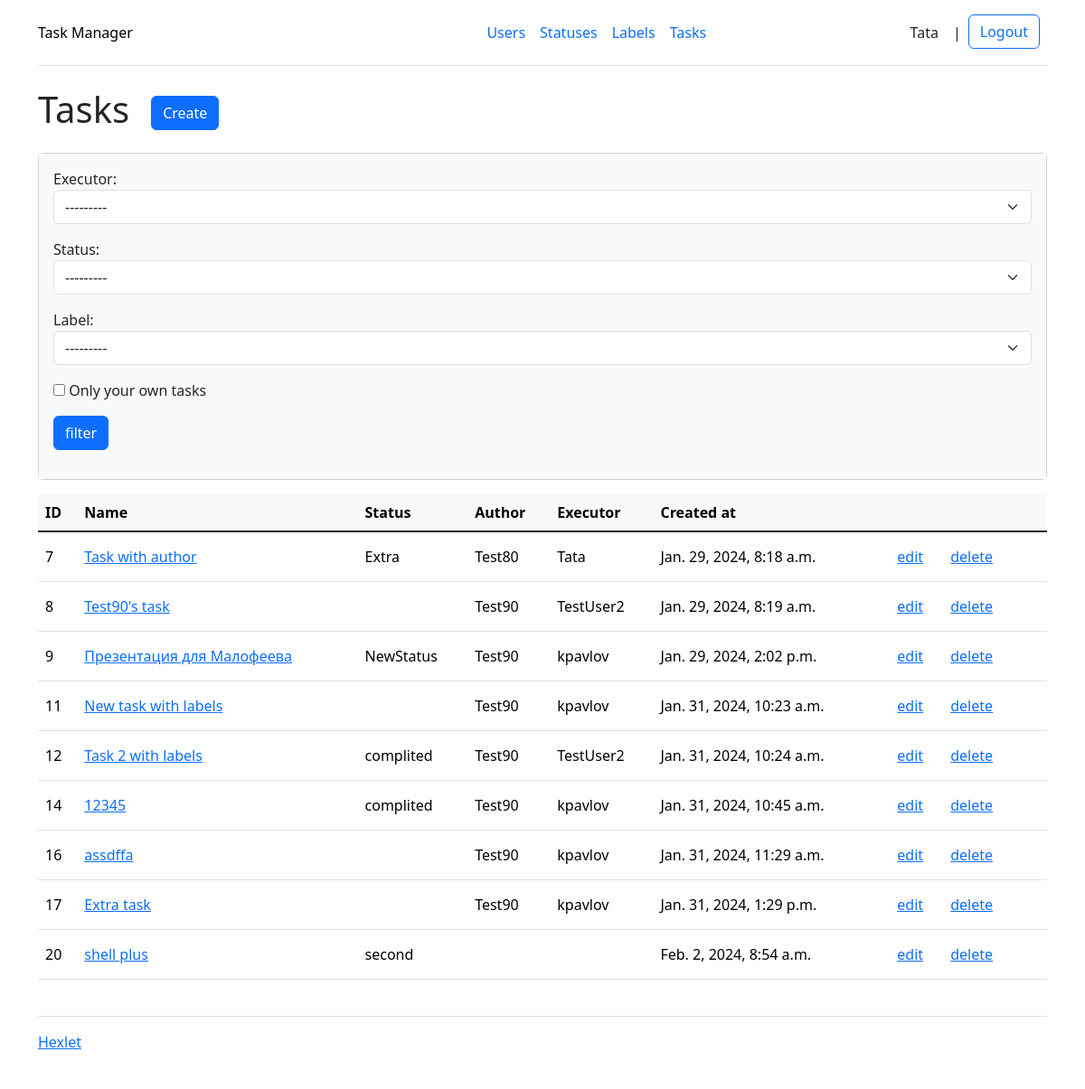
The page /tasks/ (signed in) on the database as committed earlier.
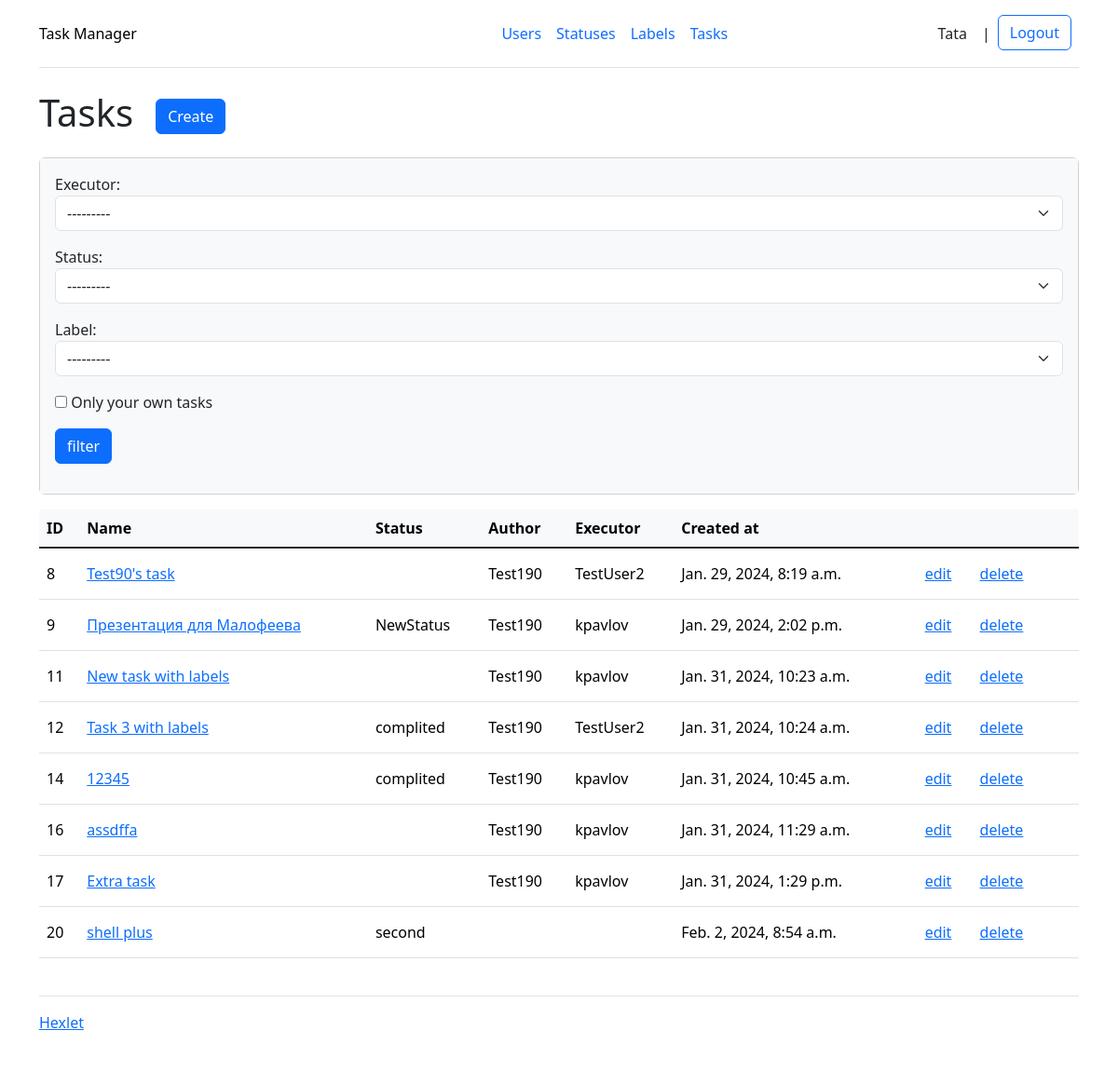
The same page on the database as committed later.
### task_manager/task/models.py (models this page shows)
class Task(models.Model):
    name = models.CharField(max_length=100)
    description = models.TextField(max_length=500, blank=True)
    executor = models.ForeignKey(User, related_name='executor', on_delete=models.PROTECT, null=True)
    status = models.ForeignKey(Status, on_delete=models.PROTECT, null=True)
    author = models.ForeignKey(User, related_name='author', on_delete=models.PROTECT, null=True)
    labels = models.ManyToManyField(Label)
    created_at = models.DateTimeField(auto_now_add=True)
    updated_at = models.DateTimeField(auto_now=True)
    objects = models.Manager

### task_manager/status/models.py (models this page shows)
class Status(models.Model):
    name = models.CharField(max_length=100)
    created_at = models.DateTimeField(auto_now_add=True)
    updated_at = models.DateTimeField(auto_now=True)
    objects = models.Manager
    def __str__(self):
        return str(self.name)

### task_manager/task/views.py (the view)
# urls.py: path('', views.TaskIndexView.as_view(), name='tasks_index'),
class TaskIndexView(LoginRequiredMixinWithMessage, FilterView):
    filterset_class = TaskFilter
    template_name = 'task/index.html'
    context_object_name = 'tasks'
    filterset_fields = ['executor', 'status', 'label']

### task_manager/label/models.py (called while the page is built)
    def __str__(self):
        return str(self.name)

### task_manager/permissions.py (called while the page is built)
    def dispatch(self, request, *args, **kwargs):
        if not request.user.is_authenticated:
            messages.add_message(request, messages.ERROR, self.login_required_message)
            return self.handle_no_permission()
        return super(LoginRequiredMixinWithMessage, self).dispatch(request, *args, **kwargs)

### task_manager/templates/task/index.html (shortened to what this page needs)
{% extends "base.html" %}
{% load i18n %}
{% block content %}
{% load django_bootstrap5 %}
{% bootstrap_css %}
<h1 class="my-4">{% translate 'Tasks' %}<a class="btn btn-primary mx-4" href="{% url 'tasks_create' %}">{% translate 'Create' %}</a></h1>
<div class="card mb-3">
    <div class="card-body bg-light">
        <form class="form-inline center mb-3" action="{% url 'tasks_index' %}">
            {{ filter.form.as_p }}
            <input class="btn btn-primary" type="submit" value="{% translate 'filter' %}">
        </form>
    </div>
</div>
<table class="table">
    <thead class="table-light">
        <tr>
            <th>{% translate 'ID' %}</th>
            <th>{% translate 'Name' %}</th>
            <th>{% translate 'Status' %}</th>
            <th>{% translate 'Author' %}</th>
            <th>{% translate 'Executor' %}</th>
            <th>{% translate 'Created at' %}</th>
            <th></th>
        </tr>
    </thead>
    <tbody class="table-group-divider">
        {% for task in tasks %}
        <tr class="align-middle">
            <td>{{ task.id }}</td>
            <td><a href="{% url 'tasks_read' task.id %}">{{ task.name }}</a></td>
            <td>{{ task.status.name }}</td>
            <td>{{ task.author.username }}</td>
            <td>{{ task.executor.username }}</td>
            <td>{{ task.created_at }}</td>
            <td>
                <a class="btn btn-link" href="{% url 'tasks_update' task.id %}">{% translate 'edit' %}</a>
                <a class="btn btn-link" href="{% url 'tasks_delete' task.id %}">{% translate 'delete' %}</a>
            </td>
        </tr>
        {% endfor %}
    </tbody>
</table>
{% endblock %}

Rows that differ between the two databases and show on the page:
removed Task: id "7", name "Task with author", status.name "Extra", author.username "Test80", executor.username "Tata", created_at "Jan. 29, 2024, 8:18 a.m."
changed through a linked row, Task "Test90's task": author.username "Test90" → "Test190"
changed through a linked row, Task "Презентация для Малофеева": author.username "Test90" → "Test190"
changed through a linked row, Task "New task with labels": author.username "Test90" → "Test190"
changed Task id 12: name "Task 2 with labels" → "Task 3 with labels"; author.username "Test90" → "Test190"
changed through a linked row, Task "Jan. 31, 2024, 10:45 a.m.": author.username "Test90" → "Test190"
changed through a linked row, Task "assdffa": author.username "Test90" → "Test190"
changed through a linked row, Task "Extra task": author.username "Test90" → "Test190"
